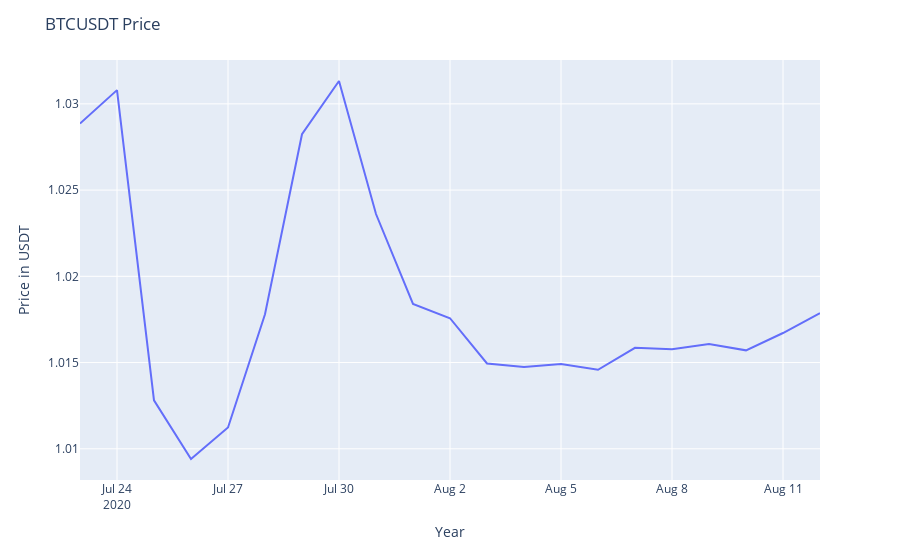

Notebook code for this chart:
### Code cell
fig = px.line(btc_daily, x=btc_daily.index, y="Close",)
fig.update_layout(
    yaxis_title="Price in USDT", 
    xaxis_title="Year",
    legend_title="", 
    title="BTCUSDT Price"
)
fig.show()

### Figure 1 — Plotly figure (JSON) as saved in the notebook; plotly's stock layout.template omitted (floating-point values rounded to 4 significant figures)
{"data": [{"hovertemplate": "Close time=%{x}<br>Close=%{y}<extra></extra>", "legendgroup": "", "line": {"color": "#636efa", "dash": "solid"}, "mode": "lines", "name": "", "orientation": "v", "showlegend": false, "type": "scatter", "x": ["2020-07-23T00:00:00", "2020-07-24T00:00:00", "2020-07-25T00:00:00", "2020-07-26T00:00:00", "2020-07-27T00:00:00", "2020-07-28T00:00:00", "2020-07-29T00:00:00", "2020-07-30T00:00:00", "2020-07-31T00:00:00", "2020-08-01T00:00:00", "2020-08-02T00:00:00", "2020-08-03T00:00:00", "2020-08-04T00:00:00", "2020-08-05T00:00:00", "2020-08-06T00:00:00", "2020-08-07T00:00:00", "2020-08-08T00:00:00", "2020-08-09T00:00:00", "2020-08-10T00:00:00", "2020-08-11T00:00:00", "2020-08-12T00:00:00"], "xaxis": "x", "y": [1.029, 1.031, 1.013, 1.009, 1.011, 1.018, 1.028, 1.031, 1.024, 1.018, 1.018, 1.015, 1.015, 1.015, 1.015, 1.016, 1.016, 1.016, 1.016, 1.017, 1.018], "yaxis": "y"}], "layout": {"legend": {"title": {"text": ""}, "tracegroupgap": 0}, "margin": {"t": 60}, "title": {"text": "BTCUSDT Price"}, "xaxis": {"anchor": "y", "domain": [0, 1], "title": {"text": "Year"}}, "yaxis": {"anchor": "x", "domain": [0, 1], "title": {"text": "Price in USDT"}}}}
